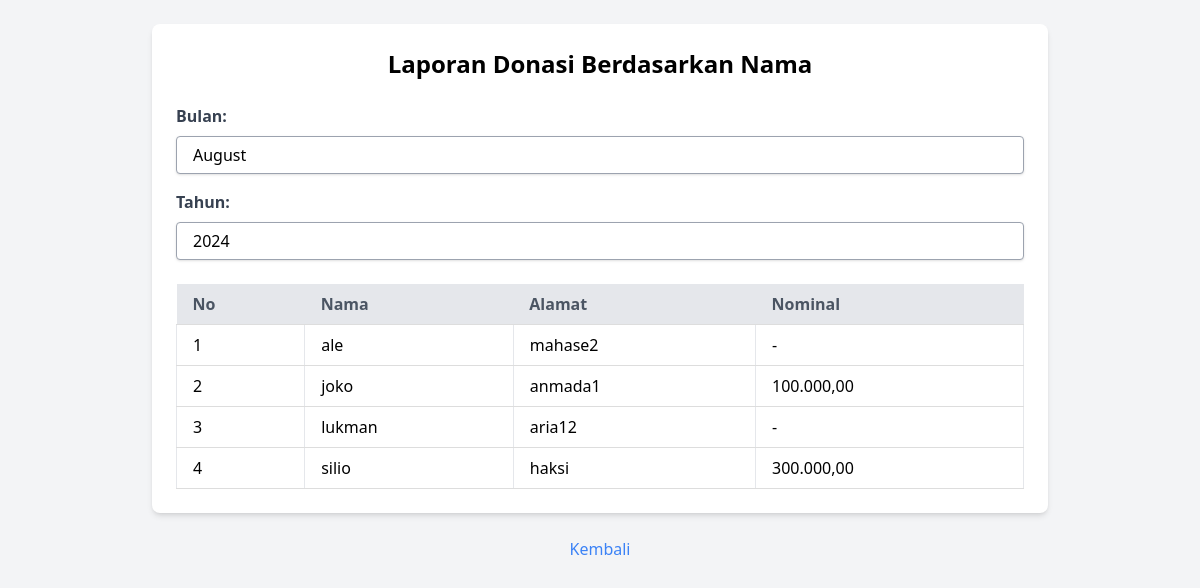
The app's page /laporan_donasi_nama.php with its own data.
### tables this page shows
CREATE TABLE `donatur` (
  `id` int(3) NOT NULL,
  `nama` varchar(30) NOT NULL,
  `alamat` varchar(30) NOT NULL,
  `nominal` int(15) NOT NULL
);

CREATE TABLE `jumlahdonasi` (
  `id` int(3) NOT NULL,
  `iduser` int(3) NOT NULL,
  `tanggal` date NOT NULL,
  `nominal` int(15) NOT NULL
);

### laporan_donasi_nama.php (the view, shortened to what this page needs)
<!doctype html>
<html>
<head>
  <link href="output.css" rel="stylesheet">
</head>
<body class="bg-gray-100 p-6">
  <div class="container mx-auto">
    <div class="max-w-4xl mx-auto bg-white p-6 rounded-lg shadow-md">
      <h2 class="text-2xl font-bold mb-6 text-center">Laporan Donasi Berdasarkan Nama</h2>
      <form action="" method="GET" class="mb-6">
        <div class="mb-4">
          <label for="bulan" class="block text-gray-700 font-bold mb-2">Bulan:</label>
          <select id="bulan" name="bulan" class="block appearance-none w-full bg-white border border-gray-400 hover:border-gray-500 px-4 py-2 pr-8 rounded shadow leading-tight focus:outline-none focus:shadow-outline" onchange="this.form.submit()">
            <?php
            $currentMonth = date('m');
            $currentYear = date('Y');
            $selectedMonth = isset($_GET['bulan']) ? $_GET['bulan'] : $currentMonth;
            $selectedYear = isset($_GET['tahun']) ? $_GET['tahun'] : $currentYear;
            for ($m = 1; $m <= 12; $m++) {
              $month = str_pad($m, 2, "0", STR_PAD_LEFT);
              $selected = ($month == $selectedMonth) ? "selected" : "";
              echo "<option value='$month' $selected>" . date('F', mktime(0, 0, 0, $m, 10)) . "</option>";
            }
            ?>
          </select>
        </div>
        <div class="mb-4">
          <label for="tahun" class="block text-gray-700 font-bold mb-2">Tahun:</label>
          <select id="tahun" name="tahun" class="block appearance-none w-full bg-white border border-gray-400 hover:border-gray-500 px-4 py-2 pr-8 rounded shadow leading-tight focus:outline-none focus:shadow-outline" onchange="this.form.submit()">
            <?php
            for ($y = $currentYear - 5; $y <= $currentYear + 5; $y++) {
              $selected = ($y == $selectedYear) ? "selected" : "";
              echo "<option value='$y' $selected>$y</option>";
            }
            ?>
          </select>
        </div>
      </form>
      <?php
      include 'koneksi.php';
      $bulan = isset($_GET['bulan']) ? $_GET['bulan'] : $currentMonth;
      $tahun = isset($_GET['tahun']) ? $_GET['tahun'] : $currentYear;
      $query = "SELECT donatur.nama, donatur.alamat, jumlahdonasi.tanggal, jumlahdonasi.nominal
                FROM donatur
                LEFT JOIN jumlahdonasi ON donatur.id = jumlahdonasi.iduser
                AND MONTH(jumlahdonasi.tanggal) = '$bulan'
                AND YEAR(jumlahdonasi.tanggal) = '$tahun'
                ORDER BY donatur.nama";
      $result = $conn->query($query);
      ?>
      <div class="table-container mt-6">
        <table class="min-w-full bg-white">
          <thead>
            <tr>
              <th class="py-2 px-4 bg-gray-200 text-gray-600 font-bold">No</th>
              <th class="py-2 px-4 bg-gray-200 text-gray-600 font-bold">Nama</th>
              <th class="py-2 px-4 bg-gray-200 text-gray-600 font-bold">Alamat</th>
              <th class="py-2 px-4 bg-gray-200 text-gray-600 font-bold">Nominal</th>
            </tr>
          </thead>
          <tbody>
            <?php
            $no = 1;
            if ($result->num_rows > 0) {
                while($row = $result->fetch_assoc()) {
                    $nominal = is_null($row['nominal']) ? '-' : number_format($row['nominal'], 2, ',', '.');
                    echo "<tr>
                            <td class='border px-4 py-2'>" . $no++ . "</td>
                            <td class='border px-4 py-2'>" . htmlspecialchars($row['nama']) . "</td>
                            <td class='border px-4 py-2'>" . htmlspecialchars($row['alamat']) . "</td>
                            <td class='border px-4 py-2'>" . $nominal . "</td>
                          </tr>";
                }
            } else {
                echo "<tr>
                        <td colspan='4' class='border px-4 py-2 text-center'>Tidak ada data</td>
                      </tr>";
            }
            ?>
          </tbody>
        </table>
      </div>
    </div>
    <div class="mt-6 text-center">
        <a href="index.php" class="text-blue-500 hover:text-blue-700">Kembali</a>
      </div>
  </div>
</body>
</html>

### laporan_donasi_nama.php (style rules this page uses)
.table-container { overflow-x: auto; }
table { width: 100%; border-collapse: collapse; }
th, td { padding: 12px; text-align: left; border-bottom: 1px solid #ddd; }
th { background-color: #f4f4f4; }

### records on screen
donatur: nama "ale", alamat "mahase2", nominal "-"
donatur: nama "joko", alamat "anmada1", jumlahdonasi.nominal "100.000,00"
donatur: nama "lukman", alamat "aria12", nominal "-"
donatur: nama "silio", alamat "haksi", jumlahdonasi.nominal "300.000,00"

### other values on screen
form field bulan "August"
form field tahun "2024"
